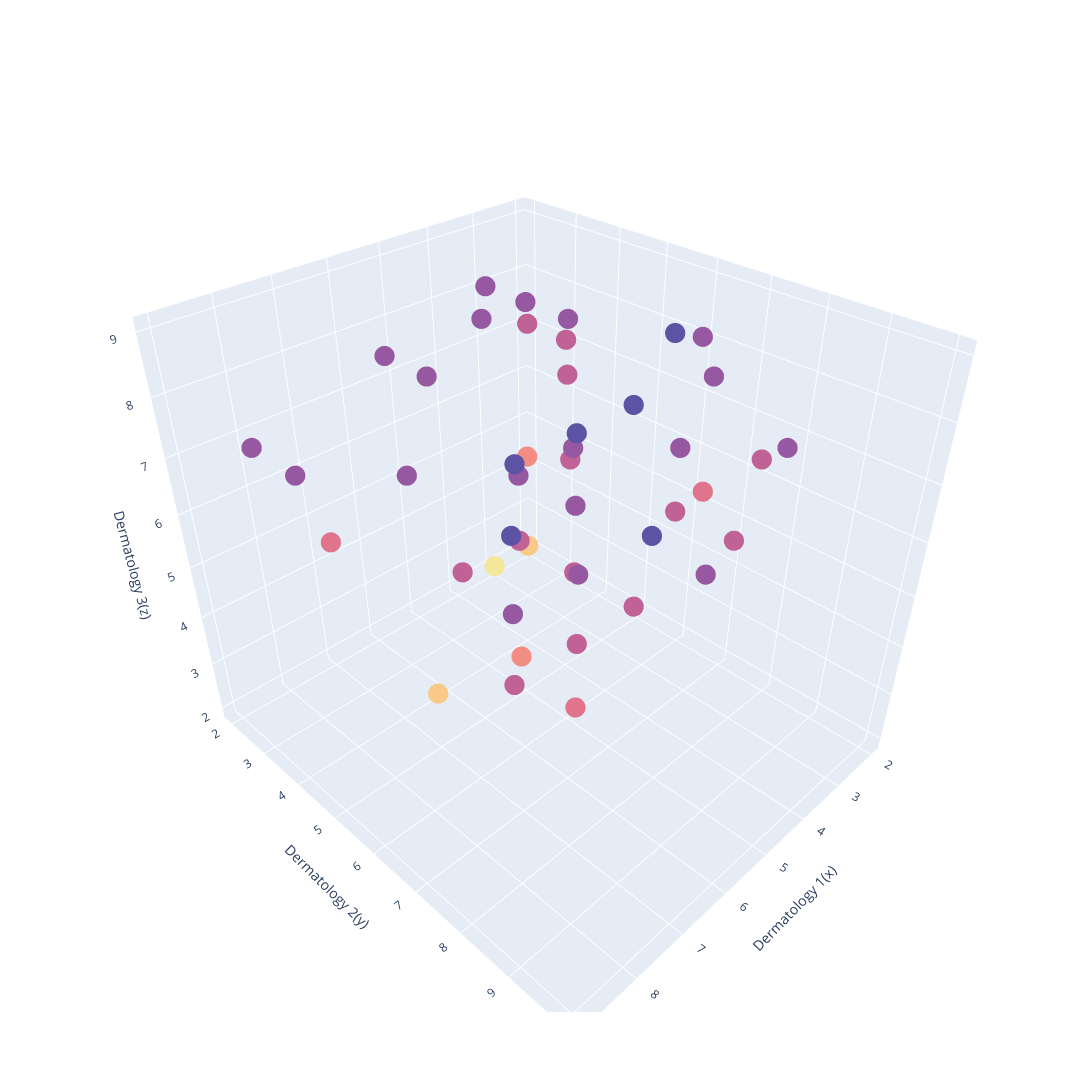

Notebook cell for this chart:
### Code cell
dataFrame = []
with open('/OriginalDermatologistGoogleform.csv', 'r') as file:
    csvReader = csv.reader(file)
    for row in csvReader:
        dataFrame.append(row)

del dataFrame[1][0:3]
del dataFrame[2][0:3]
del dataFrame[3][0:3]
derm1 = np.array(dataFrame[1][::2], dtype=np.uint8)
derm2 = np.array(dataFrame[2][::2], dtype=np.uint8)
derm3 = np.array(dataFrame[3][::2], dtype=np.uint8)

fig = go.Figure(data=[go.Scatter3d(x=derm1, y=derm2, z=derm3, mode='markers',
                                   marker=dict(
                                       size=7,
                                       color=derm3,
                                       colorscale='Sunset',
                                       opacity=1.0)
                                   )])

fig.update_layout(scene=dict(
                    xaxis_title='Dermatology 1(x)',
                    yaxis_title='Dermatology 2(y)',
                    zaxis_title='Dermatology 3(z)'), height=1200, width=1200, title_font_size=2)
fig.show()
plt.savefig("/3Dplot.pdf", dpi=250)
plt.show()

'''fig = plt.figure()
ax = fig.add_subplot(projection='3d')
ax.scatter(derm1, derm2, derm3, marker='o')
plt.show()'''

### Figure 1 — Plotly figure (JSON) as saved in the notebook; plotly's stock layout.template omitted (floating-point values rounded to 4 significant figures)
{"data": [{"marker": {"color": [8, 9, 8, 9, 8, 8, 8, 7, 9, 2, 7, 9, 7, 9, 8, 7, 9, 6, 3, 7, 8, 8, 8, 5, 9, 7, 3, 9, 5, 7, 7, 8, 8, 6, 8, 8, 7, 8, 6, 7, 8, 8, 8, 7, 7, 7, 9, 8, 8, 8, 8, 8], "colorscale": [[0, "rgb(243, 231, 155)"], [0.1667, "rgb(250, 196, 132)"], [0.3333, "rgb(248, 160, 126)"], [0.5, "rgb(235, 127, 134)"], [0.6667, "rgb(206, 102, 147)"], [0.8333, "rgb(160, 89, 160)"], [1, "rgb(92, 83, 165)"]], "opacity": 1, "size": 7}, "mode": "markers", "type": "scatter3d", "x": [6, 9, 7, 8, 7, 9, 7, 5, 7, 3, 7, 8, 2, 4, 8, 5, 6, 8, 7, 5, 3, 6, 4, 7, 7, 8, 3, 7, 3, 2, 8, 5, 3, 3, 4, 6, 9, 8, 8, 3, 3, 2, 3, 3, 7, 7, 8, 7, 7, 8, 9, 9], "y": [7, 9, 7, 8, 7, 9, 10, 9, 8, 2, 7, 8, 2, 7, 6, 8, 8, 4, 5, 6, 2, 3, 3, 7, 8, 9, 3, 8, 3, 3, 7, 8, 4, 7, 9, 4, 9, 9, 9, 4, 3, 6, 7, 8, 9, 8, 10, 7, 8, 9, 4, 5], "z": [8, 9, 8, 9, 8, 8, 8, 7, 9, 2, 7, 9, 7, 9, 8, 7, 9, 6, 3, 7, 8, 8, 8, 5, 9, 7, 3, 9, 5, 7, 7, 8, 8, 6, 8, 8, 7, 8, 6, 7, 8, 8, 8, 7, 7, 7, 9, 8, 8, 8, 8, 8]}], "layout": {"height": 1200, "scene": {"xaxis": {"title": {"text": "Dermatology 1(x)"}}, "yaxis": {"title": {"text": "Dermatology 2(y)"}}, "zaxis": {"title": {"text": "Dermatology 3(z)"}}}, "title": {"font": {"size": 2}}, "width": 1200}}
